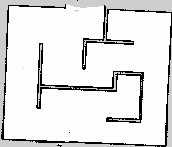
#> input picture maps/map_1728923023.pgm, 172 x 147 px, found by its file name
$ python Dijkstra.py
#> lines starting #> are read from the running program, lines starting #| are printed output that depends on the picture
import heapq
import cv2
import numpy as np
start = None
goal = None

# [49 lines left out: functions dijkstra, select_point, not called in this run]

def main():
    global maze, maze_display, grid_size, start, goal

    maze = cv2.imread('/home/arpan/map_1728923023.pgm', cv2.IMREAD_GRAYSCALE)
#> maze is the input picture: shape (147, 172); min 0, max 254, mean 226.7
    maze = (maze < 10).astype(np.uint8)
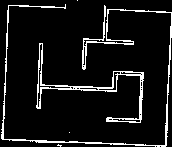
#> maze: shape (147, 172); values 0 (black) and 1 (white), 8.3% white in thin lines or dots
    print(f'Maze shape: {maze.shape}')
#| Maze shape: (147, 172)
    maze_display = np.zeros((*maze.shape, 3), dtype=np.uint8)
    maze_display[maze == 0] = [255, 255, 255]
    maze_display[maze == 1] = [0, 0, 0]

    grid_size = 1

    cv2.namedWindow('Maze')
    cv2.setMouseCallback('Maze', select_point)

    while True:
        cv2.imshow('Maze', maze_display)

        key = cv2.waitKey(1)
#> (key q is pressed here)
        if key == ord('q'):
            break

        if start is not None and goal is not None:
            path = dijkstra(maze, start, goal)
            if path:
                print("Path found:", path)

                for (x, y) in path:
                    maze_display[x * grid_size:(x + 1) * grid_size, y * grid_size:(y + 1) * grid_size] = (127, 127, 127)

            start = None
            goal = None

    cv2.destroyAllWindows()

if __name__ == '__main__':
    main()
